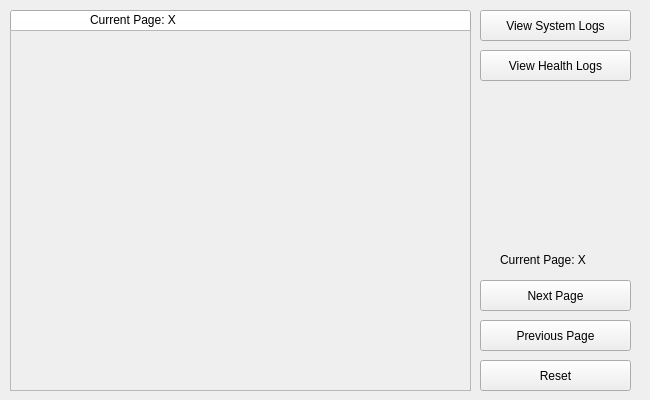
<?xml version="1.0" encoding="UTF-8"?>
<ui version="4.0">
 <class>datastoragescreen</class>
 <widget class="QWidget" name="datastoragescreen">
  <property name="geometry">
   <rect>
    <x>0</x>
    <y>0</y>
    <width>650</width>
    <height>400</height>
   </rect>
  </property>
  <property name="windowTitle">
   <string>Form</string>
  </property>
  <widget class="QPushButton" name="backgroundButton">
   <property name="geometry">
    <rect>
     <x>10</x>
     <y>10</y>
     <width>461</width>
     <height>381</height>
    </rect>
   </property>
   <property name="text">
    <string/>
   </property>
  </widget>
  <widget class="QPushButton" name="viewSystemLogsButton">
   <property name="geometry">
    <rect>
     <x>480</x>
     <y>10</y>
     <width>151</width>
     <height>31</height>
    </rect>
   </property>
   <property name="text">
    <string>View System Logs</string>
   </property>
  </widget>
  <widget class="QPushButton" name="viewHealthLogsButton">
   <property name="geometry">
    <rect>
     <x>480</x>
     <y>50</y>
     <width>151</width>
     <height>31</height>
    </rect>
   </property>
   <property name="text">
    <string>View Health Logs</string>
   </property>
  </widget>
  <widget class="QPushButton" name="nextPageButton">
   <property name="geometry">
    <rect>
     <x>480</x>
     <y>280</y>
     <width>151</width>
     <height>31</height>
    </rect>
   </property>
   <property name="text">
    <string>Next Page</string>
   </property>
  </widget>
  <widget class="QPushButton" name="previousPageButton">
   <property name="geometry">
    <rect>
     <x>480</x>
     <y>320</y>
     <width>151</width>
     <height>31</height>
    </rect>
   </property>
   <property name="text">
    <string>Previous Page</string>
   </property>
  </widget>
  <widget class="QLabel" name="currentPageLabel">
   <property name="geometry">
    <rect>
     <x>500</x>
     <y>250</y>
     <width>111</width>
     <height>20</height>
    </rect>
   </property>
   <property name="text">
    <string>Current Page: X</string>
   </property>
  </widget>
  <widget class="QPushButton" name="resetButton">
   <property name="geometry">
    <rect>
     <x>480</x>
     <y>360</y>
     <width>151</width>
     <height>31</height>
    </rect>
   </property>
   <property name="text">
    <string>Reset</string>
   </property>
  </widget>
  <widget class="QLabel" name="entry1Label">
   <property name="geometry">
    <rect>
     <x>30</x>
     <y>50</y>
     <width>411</width>
     <height>51</height>
    </rect>
   </property>
   <property name="text">
    <string>Entry 1: XXXXXXXXXXXXXXXXXXXXXXXXXXXXXXXXXXXXXXX</string>
   </property>
  </widget>
  <widget class="QLabel" name="entry2Label">
   <property name="geometry">
    <rect>
     <x>30</x>
     <y>110</y>
     <width>411</width>
     <height>51</height>
    </rect>
   </property>
   <property name="text">
    <string>Entry 2: XXXXXXXXXXXXXXXXXXXXXXXXXXXXXXXXXXXXXXX</string>
   </property>
  </widget>
  <widget class="QLabel" name="entry3Label">
   <property name="geometry">
    <rect>
     <x>30</x>
     <y>180</y>
     <width>411</width>
     <height>51</height>
    </rect>
   </property>
   <property name="text">
    <string>Entry 3: XXXXXXXXXXXXXXXXXXXXXXXXXXXXXXXXXXXXXXX</string>
   </property>
  </widget>
  <widget class="QLabel" name="entry4Label">
   <property name="geometry">
    <rect>
     <x>30</x>
     <y>250</y>
     <width>411</width>
     <height>51</height>
    </rect>
   </property>
   <property name="text">
    <string>Entry 4: XXXXXXXXXXXXXXXXXXXXXXXXXXXXXXXXXXXXXXX</string>
   </property>
  </widget>
  <widget class="QLabel" name="entry5Label">
   <property name="geometry">
    <rect>
     <x>30</x>
     <y>320</y>
     <width>411</width>
     <height>51</height>
    </rect>
   </property>
   <property name="text">
    <string>Entry 5: XXXXXXXXXXXXXXXXXXXXXXXXXXXXXXXXXXXXXXX</string>
   </property>
  </widget>
  <widget class="QLabel" name="currentViewLabel">
   <property name="geometry">
    <rect>
     <x>110</x>
     <y>30</y>
     <width>311</width>
     <height>20</height>
    </rect>
   </property>
   <property name="text">
    <string>Currently Viewing: System Logs</string>
   </property>
  </widget>
  <widget class="QScrollArea" name="scrollArea">
   <property name="geometry">
    <rect>
     <x>10</x>
     <y>30</y>
     <width>461</width>
     <height>361</height>
    </rect>
   </property>
   <property name="widgetResizable">
    <bool>true</bool>
   </property>
   <widget class="QWidget" name="scrollAreaWidgetContents_2">
    <property name="geometry">
     <rect>
      <x>0</x>
      <y>0</y>
      <width>459</width>
      <height>359</height>
     </rect>
    </property>
   </widget>
  </widget>
  <widget class="QLabel" name="scrollPageMainLabel">
   <property name="geometry">
    <rect>
     <x>90</x>
     <y>10</y>
     <width>291</width>
     <height>20</height>
    </rect>
   </property>
   <property name="text">
    <string>Current Page: X</string>
   </property>
  </widget>
 </widget>
 <resources/>
 <connections/>
</ui>
